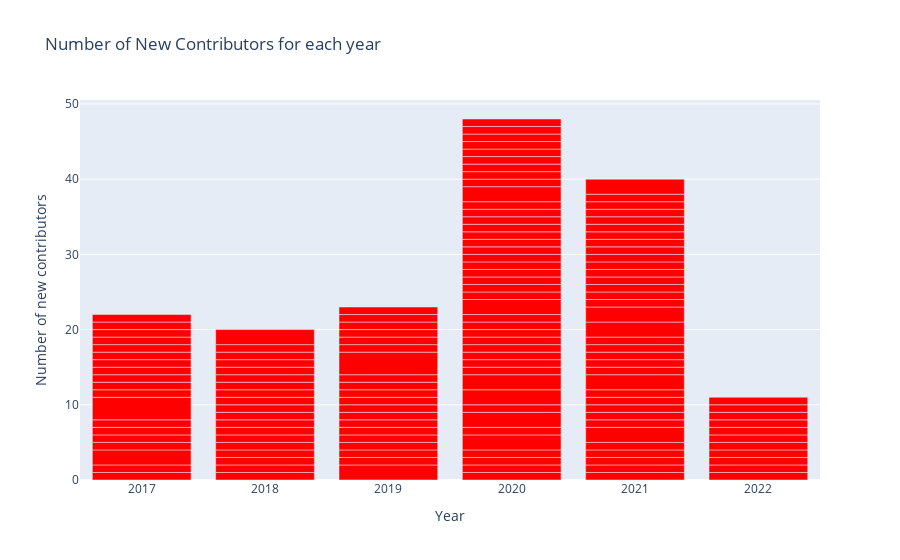
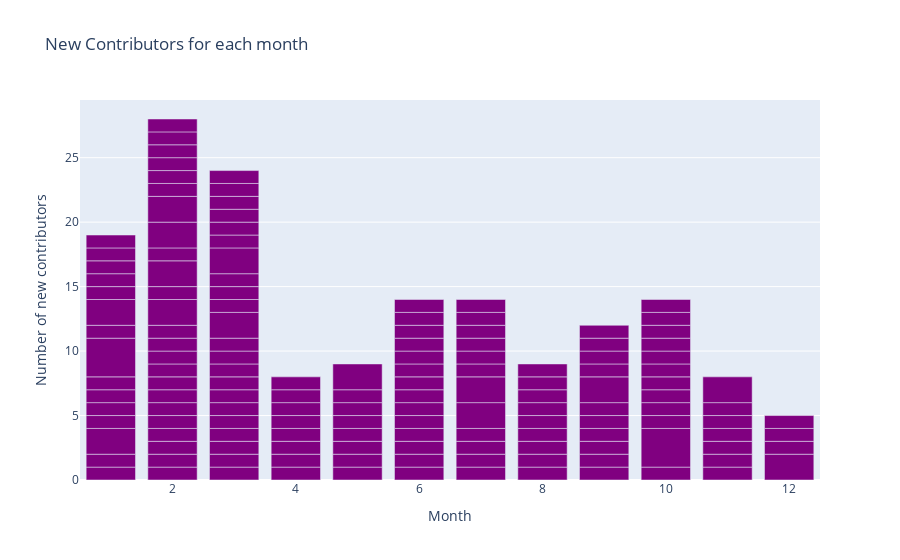

Notebook cell for these charts, in order:
### Code cell
plt.style.use('seaborn')
import plotly.express as px
r = requests.get('http://augur.chaoss.io/api/unstable/repos/25440/contributors-new')
data =r.json()

df= pd.DataFrame(data)
df1= pd.DataFrame(data)

df['date'] = pd.DatetimeIndex(df['date']).year
df1['date'] = pd.DatetimeIndex(df1['date']).month

fig = px.bar(df, x= 'date', y = 'new_contributors',title= 'Number of New Contributors for each year'
            ,color_discrete_sequence=["red"])
fig.update_xaxes(title_text="Year")
fig.update_yaxes(title_text="Number of new contributors")
fig.show()

fig1 = px.bar(df1, x= 'date', y = 'new_contributors',title= 'New Contributors for each month',color_discrete_sequence=["purple"])
fig1.update_xaxes(title_text="Month")
fig1.update_yaxes(title_text="Number of new contributors")
fig1.show()

### Figure 1 — Plotly figure (JSON) as saved in the notebook; plotly's stock layout.template omitted (floating-point values rounded to 4 significant figures; data arrays with more than 128 entries replaced by an {"elided": "..."} marker saying what was removed)
{"data": [{"alignmentgroup": "True", "hovertemplate": "date=%{x}<br>new_contributors=%{y}<extra></extra>", "legendgroup": "", "marker": {"color": "red", "pattern": {"shape": ""}}, "name": "", "offsetgroup": "", "orientation": "v", "showlegend": false, "textposition": "auto", "type": "bar", "x": {"elided": "146 int values"}, "xaxis": "x", "y": {"elided": "146 int values"}, "yaxis": "y"}], "layout": {"barmode": "relative", "legend": {"tracegroupgap": 0}, "title": {"text": "Number of New Contributors for each year"}, "xaxis": {"anchor": "y", "domain": [0, 1], "title": {"text": "Year"}}, "yaxis": {"anchor": "x", "domain": [0, 1], "title": {"text": "Number of new contributors"}}}}

### Figure 2 — Plotly figure (JSON) as saved in the notebook; plotly's stock layout.template omitted (floating-point values rounded to 4 significant figures; data arrays with more than 128 entries replaced by an {"elided": "..."} marker saying what was removed)
{"data": [{"alignmentgroup": "True", "hovertemplate": "date=%{x}<br>new_contributors=%{y}<extra></extra>", "legendgroup": "", "marker": {"color": "purple", "pattern": {"shape": ""}}, "name": "", "offsetgroup": "", "orientation": "v", "showlegend": false, "textposition": "auto", "type": "bar", "x": {"elided": "146 int values"}, "xaxis": "x", "y": {"elided": "146 int values"}, "yaxis": "y"}], "layout": {"barmode": "relative", "legend": {"tracegroupgap": 0}, "title": {"text": "New Contributors for each month"}, "xaxis": {"anchor": "y", "domain": [0, 1], "title": {"text": "Month"}}, "yaxis": {"anchor": "x", "domain": [0, 1], "title": {"text": "Number of new contributors"}}}}
